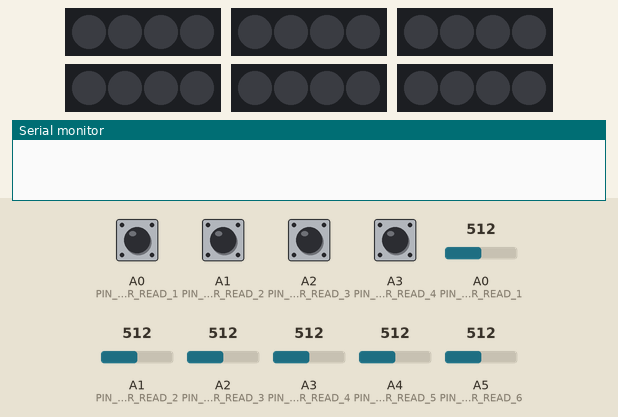
Recording of a sketch running on a simulated Arduino Uno, built with avr-gcc and run on an emulated ATmega328P. Parts: 6 × 4 RGB LEDs in strip order, left to right, the last lines printed to the serial monitor. The test bench sets the inputs (shaded band); at power-on: A0 (PIN_WATER_READ_1), A1 (PIN_WATER_READ_2), A2 (PIN_WATER_READ_3), A3 (PIN_WATER_READ_4) HIGH, A0 (PIN_WATER_READ_1) = 512, A1 (PIN_WATER_READ_2) = 512, A2 (PIN_WATER_READ_3) = 512, A3 (PIN_WATER_READ_4) = 512, A4 (PIN_WATER_READ_5) = 512, A5 (PIN_WATER_READ_6) = 512.

Above: at 1.2 s.
1.3 s: A0 (PIN_WATER_READ_1) pulled LOW for 0.2 s
At 1.46 s:
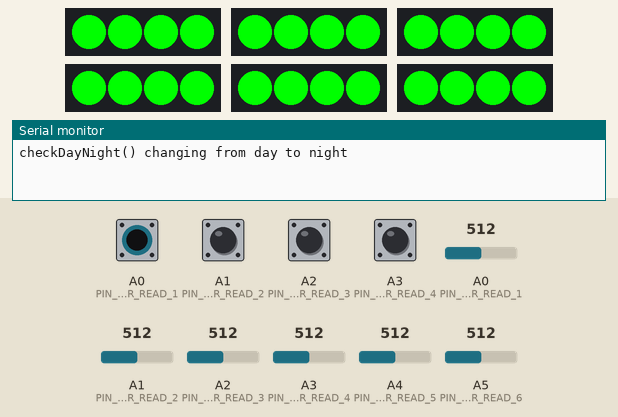
3.0 s: A0 (PIN_WATER_READ_1) set to 716
At 3.19 s:
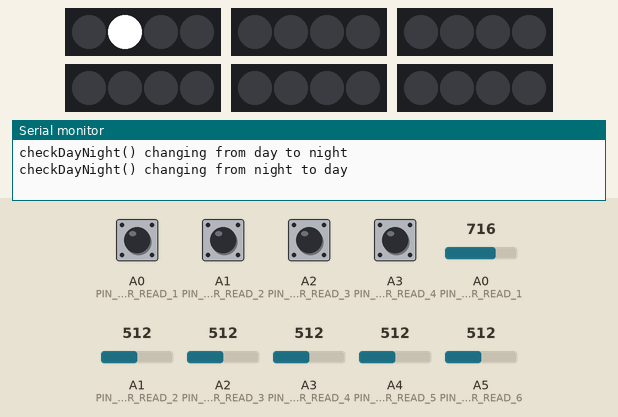
5.2 s: A1 (PIN_WATER_READ_2) set to 716
At 5.32 s:
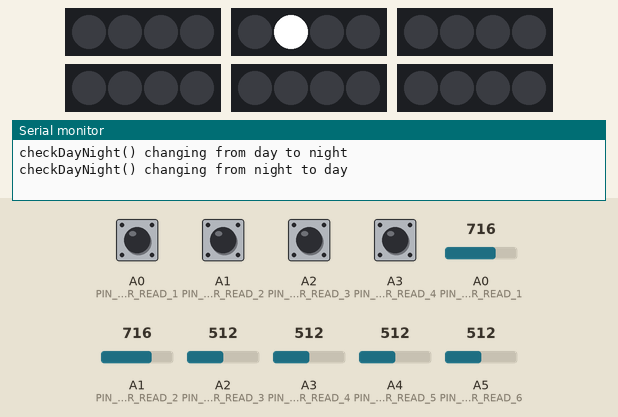
7.3 s: A2 (PIN_WATER_READ_3) set to 716
At 7.45 s:
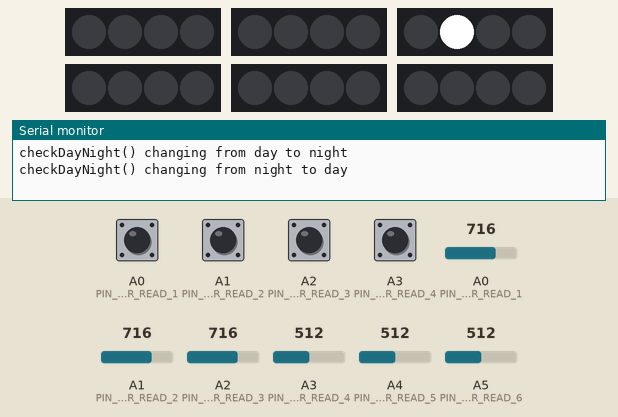
9.5 s: A3 (PIN_WATER_READ_4) set to 716
At 9.74 s:
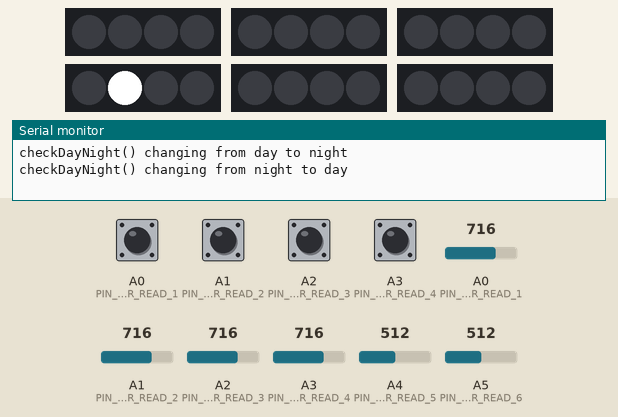
11.8 s: A4 (PIN_WATER_READ_5) set to 716
At 12.02 s:
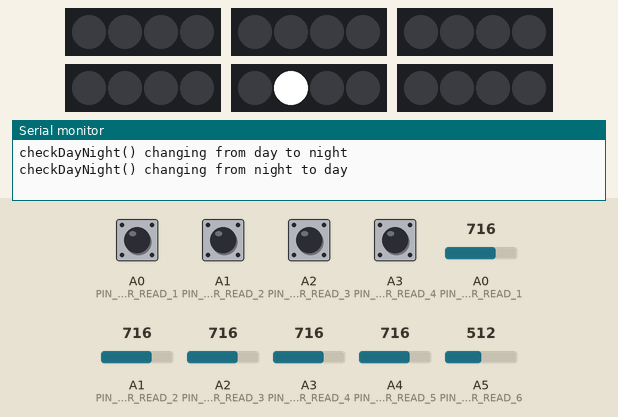
Timing chart, 0 to 14.8 s (numbered marks = the images above; inputs shaded):
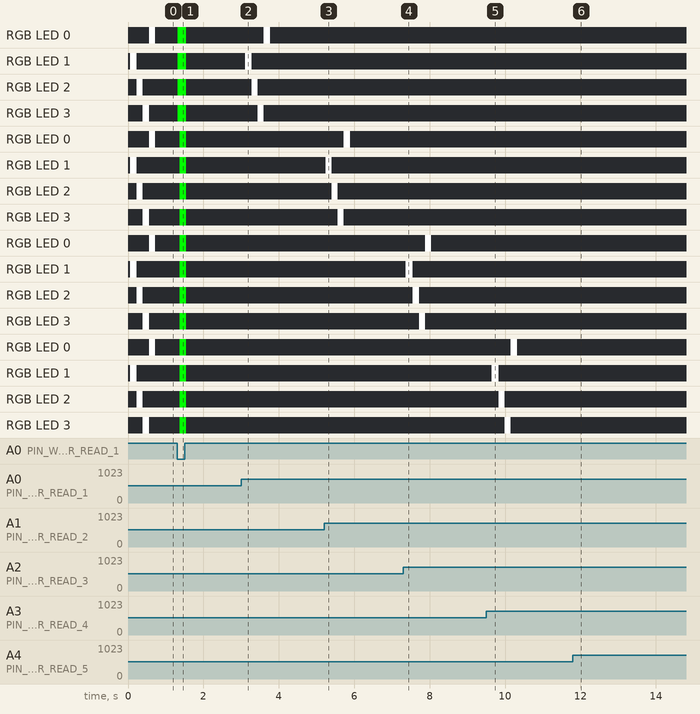

The sketch:

pixel_test_v4.ino
```cpp
#include <Adafruit_NeoPixel.h>

// Define water sensor pins
#define PIN_WATER_READ_1 A0
#define PIN_WATER_READ_2 A1
#define PIN_WATER_READ_3 A2
#define PIN_WATER_READ_4 A3
#define PIN_WATER_READ_5 A4
#define PIN_WATER_READ_6 A5
#define PIN_WATER_POWER_1 8
#define PIN_WATER_POWER_2 9
#define PIN_WATER_POWER_3 10
#define PIN_WATER_POWER_4 11
#define PIN_WATER_POWER_5 12
#define PIN_WATER_POWER_6 13

// Define neopixel pins
#define PIN_NEOPIXEL_1 2
#define PIN_NEOPIXEL_2 3
#define PIN_NEOPIXEL_3 4
#define PIN_NEOPIXEL_4 5
#define PIN_NEOPIXEL_5 6
#define PIN_NEOPIXEL_6 7

// Define push button pins
#define PIN_DAY_NIGHT 14
#define PIN_GRENADE 15
#define PIN_MIST 16
#define PIN_STREAM 17

// Define animation constants
#define NUM_PIXELS 4
#define THRESHOLD 3
#define DEFAULT_FLASH 0
#define DEFAULT_DRAIN 0
#define GLOW_INCREMENT 25
#define FLASH_INCREMENT 1
#define RIPPLE_INCREMENT 25
#define DRAIN_INCREMENT 1
#define RIPPLE_THRESHOLD 50

Adafruit_NeoPixel NP1(NUM_PIXELS, PIN_NEOPIXEL_1, NEO_GRB + NEO_KHZ800);
Adafruit_NeoPixel NP2(NUM_PIXELS, PIN_NEOPIXEL_2, NEO_GRB + NEO_KHZ800);
Adafruit_NeoPixel NP3(NUM_PIXELS, PIN_NEOPIXEL_3, NEO_GRB + NEO_KHZ800);
Adafruit_NeoPixel NP4(NUM_PIXELS, PIN_NEOPIXEL_4, NEO_GRB + NEO_KHZ800);
Adafruit_NeoPixel NP5(NUM_PIXELS, PIN_NEOPIXEL_5, NEO_GRB + NEO_KHZ800);
Adafruit_NeoPixel NP6(NUM_PIXELS, PIN_NEOPIXEL_6, NEO_GRB + NEO_KHZ800);

// Determine animation type
int animation_type = 2;

// Determine if animation is played
float prev_value_1 = 0;
float prev_value_2 = 0;
float prev_value_3 = 0;
float prev_value_4 = 0;
float prev_value_5 = 0;
float prev_value_6 = 0;
bool prev_anim_1 = false;
bool prev_anim_2 = false;
bool prev_anim_3 = false;
bool prev_anim_4 = false;
bool prev_anim_5 = false;
bool prev_anim_6 = false;

// For glow animation
int default_glow = 5;
int curr_glow_1 = default_glow;
int increase_glow_1 = 0;
int curr_glow_2 = default_glow;
int increase_glow_2 = 0;
int curr_glow_3 = default_glow;
int increase_glow_3 = 0;
int curr_glow_4 = default_glow;
int increase_glow_4 = 0;
int curr_glow_5 = default_glow;
int increase_glow_5 = 0;
int curr_glow_6 = default_glow;
int increase_glow_6 = 0;

// For flash animation
int curr_flash_1 = DEFAULT_FLASH;
int curr_flash_2 = DEFAULT_FLASH;
int curr_flash_3 = DEFAULT_FLASH;
int curr_flash_4 = DEFAULT_FLASH;
int curr_flash_5 = DEFAULT_FLASH;
int curr_flash_6 = DEFAULT_FLASH;

// For ripple animation
int default_ripple = 0;
int curr_ripple_1 = default_ripple;
int curr_ripple_2 = default_ripple;
int curr_ripple_3 = default_ripple;
int curr_ripple_4 = default_ripple;
int curr_ripple_5 = default_ripple;
int curr_ripple_6 = default_ripple;

// For drain animation
int curr_drain_1 = DEFAULT_DRAIN;
int curr_drain_2 = DEFAULT_DRAIN;
int curr_drain_3 = DEFAULT_DRAIN;
int curr_drain_4 = DEFAULT_DRAIN;
int curr_drain_5 = DEFAULT_DRAIN;
int curr_drain_6 = DEFAULT_DRAIN;

void setup() {
  // Set up water sensors
  pinMode(PIN_WATER_READ_1, INPUT);
  pinMode(PIN_WATER_POWER_1, OUTPUT);
  digitalWrite(PIN_WATER_POWER_1, LOW);
  pinMode(PIN_WATER_READ_2, INPUT);
  pinMode(PIN_WATER_POWER_2, OUTPUT);
  digitalWrite(PIN_WATER_POWER_2, LOW);
  pinMode(PIN_WATER_READ_3, INPUT);
  pinMode(PIN_WATER_POWER_3, OUTPUT);
  digitalWrite(PIN_WATER_POWER_3, LOW);
  pinMode(PIN_WATER_READ_4, INPUT);
  pinMode(PIN_WATER_POWER_4, OUTPUT);
  digitalWrite(PIN_WATER_POWER_4, LOW);
  pinMode(PIN_WATER_READ_5, INPUT);
  pinMode(PIN_WATER_POWER_5, OUTPUT);
  digitalWrite(PIN_WATER_POWER_5, LOW);
  pinMode(PIN_WATER_READ_6, INPUT);
  pinMode(PIN_WATER_POWER_6, OUTPUT);
  digitalWrite(PIN_WATER_POWER_6, LOW);
  // Set up buttons
  pinMode(PIN_DAY_NIGHT, INPUT_PULLUP);
  pinMode(PIN_GRENADE, INPUT_PULLUP);
  pinMode(PIN_MIST, INPUT_PULLUP);
  pinMode(PIN_STREAM, INPUT_PULLUP);
  // Set up neopixel strips
  NP1.begin();
  NP2.begin();
  NP3.begin();
  NP4.begin();
  NP5.begin();
  NP6.begin();
  // For debugging
  Serial.begin(9600);
}

void loop() {
  // Read the button and sensor values
  checkDayNight();
  checkAnimationType();
  // Check on each flower
  checkFlower(PIN_WATER_POWER_1, PIN_WATER_READ_1, NP1, prev_value_1, prev_anim_1, curr_glow_1, increase_glow_1, curr_flash_1, curr_ripple_1, curr_drain_1);
  checkFlower(PIN_WATER_POWER_2, PIN_WATER_READ_2, NP2, prev_value_2, prev_anim_2, curr_glow_2, increase_glow_2, curr_flash_2, curr_ripple_2, curr_drain_2);
  checkFlower(PIN_WATER_POWER_3, PIN_WATER_READ_3, NP3, prev_value_3, prev_anim_3, curr_glow_3, increase_glow_3, curr_flash_3, curr_ripple_3, curr_drain_3);
  checkFlower(PIN_WATER_POWER_4, PIN_WATER_READ_4, NP4, prev_value_4, prev_anim_4, curr_glow_4, increase_glow_4, curr_flash_4, curr_ripple_4, curr_drain_4);
  checkFlower(PIN_WATER_POWER_5, PIN_WATER_READ_5, NP5, prev_value_5, prev_anim_5, curr_glow_5, increase_glow_5, curr_flash_5, curr_ripple_5, curr_drain_5);
  checkFlower(PIN_WATER_POWER_6, PIN_WATER_READ_6, NP6, prev_value_6, prev_anim_6, curr_glow_6, increase_glow_6, curr_flash_6, curr_ripple_6, curr_drain_6);
  // Delay till the next iteration
  delay(100);
}

float checkWater(int difference) {
  // From water sensor calibration graph
  float result = exp((float(difference) - 172.27) / 88.491);
  // For debugging
  /*Serial.print("checkWater() difference ");
  Serial.print(difference);
  Serial.print(" result ");
  Serial.println(result);*/
  return result;
}

void checkDayNight() {
  int state = digitalRead(PIN_DAY_NIGHT);
  if (state == LOW) {
    // Reverse glow animation values
    default_glow = 255 - default_glow;
    curr_glow_1 = 255 - curr_glow_1;
    curr_glow_2 = 255 - curr_glow_2;
    curr_glow_3 = 255 - curr_glow_3;
    curr_glow_4 = 255 - curr_glow_4;
    curr_glow_5 = 255 - curr_glow_5;
    curr_glow_6 = 255 - curr_glow_6;
    increase_glow_1 = 1 - increase_glow_1;
    increase_glow_2 = 1 - increase_glow_2;
    increase_glow_3 = 1 - increase_glow_3;
    increase_glow_4 = 1 - increase_glow_4;
    increase_glow_5 = 1 - increase_glow_5;
    increase_glow_6 = 1 - increase_glow_6;
    // Reverse ripple animation values
    default_ripple = 255 - default_ripple;
    curr_ripple_1 = 255 - curr_ripple_1;
    curr_ripple_2 = 255 - curr_ripple_2;
    curr_ripple_3 = 255 - curr_ripple_3;
    curr_ripple_4 = 255 - curr_ripple_4;
    curr_ripple_5 = 255 - curr_ripple_5;
    curr_ripple_6 = 255 - curr_ripple_6;
    // Set all to previously animating
    prev_anim_1 = true;
    prev_anim_2 = true;
    prev_anim_3 = true;
    prev_anim_4 = true;
    prev_anim_5 = true;
    prev_anim_6 = true;
    // For debugging
    Serial.print("checkDayNight() changing from ");
    Serial.print(default_glow == 250 ? "day" : "night");
    Serial.print(" to ");
    Serial.println(default_glow == 250 ? "night" : "day");
  }
}

int checkAnimationType() {
  int grenade_state = digitalRead(PIN_GRENADE);
  int mist_state = digitalRead(PIN_MIST);
  int stream_state = digitalRead(PIN_STREAM);
  // Change the animation type if any of the buttons are pressed
  bool prev_anim = false;
  if (grenade_state == LOW) {
    prev_anim = animation_type != 0;
    animation_type = 0;
  }
  else if (mist_state == LOW) {
    prev_anim = animation_type != 1;
    animation_type = 1;
  }
  else if (stream_state == LOW) {
    prev_anim = animation_type != 2;
    animation_type = 2;
  }
  else
    return;
  if (prev_anim) {
    // Set all to previously animating
    prev_anim_1 = true;
    prev_anim_2 = true;
    prev_anim_3 = true;
    prev_anim_4 = true;
    prev_anim_5 = true;
    prev_anim_6 = true;
  }
  // For debugging
  Serial.print("checkAnimationType() changing animation type to ");
  Serial.println(animation_type == 0 ? "grenade" : animation_type == 1 ? "mist" : "stream");
}

void checkFlower(int pin_water_power, int pin_water_read, Adafruit_NeoPixel &np, float &prev_value, bool &prev_anim, int &curr_glow, int &increase_glow, int &curr_flash, int &curr_ripple, int &curr_drain) {
  // Read the water sensor value
  int sensor_value = readSensor(pin_water_power, pin_water_read);
  float curr_value = checkWater(sensor_value);
  int max_ripple = default_ripple + pow(-1, int(default_ripple == 255)) * 250;
  // For debugging
  /*Serial.print("checkFlower() prev ");
  Serial.print(prev_value);
  Serial.print(" curr ");
  Serial.println(curr_value);*/
  // Check if the value has decreased
  if (prev_value - curr_value >= THRESHOLD) {
    prev_anim = true;
    curr_glow = default_glow;
    curr_flash = DEFAULT_FLASH;
    curr_ripple = default_ripple;
    drain(np, curr_drain, 255, 255, 255);
  }
  // Check if the value has increased
  else if (curr_value - prev_value >= THRESHOLD) {
    prev_anim = true;
    curr_drain = DEFAULT_DRAIN;
    if (animation_type == 0)
      ripple(np, curr_ripple, max_ripple, 255, 0, 0);
    else if (animation_type == 1)
      glow(np, curr_glow, increase_glow, 0, 0, 255);
    else  // animation_type == 2
      flash(np, curr_flash, 255, 255, 255);
  }
  // Check if the drain animation is still supposed to be playing
  else if (curr_drain > DEFAULT_DRAIN) {
    prev_anim = true;
    drain(np, curr_drain, 255, 255, 255);
  }
  else if (animation_type == 0 && (curr_ripple_1 != default_ripple || curr_ripple_2 != default_ripple || curr_ripple_3 != default_ripple || curr_ripple_4 != default_ripple || curr_ripple_5 != default_ripple || curr_ripple_6 != default_ripple)) {
    int threshold_ripple = max_ripple + pow(-1, int(default_ripple == 0)) * RIPPLE_THRESHOLD;
    // Check if the flower should start a ripple animation from another flower
    if ((pin_water_power == PIN_WATER_POWER_1 && curr_ripple_1 == default_ripple && (curr_ripple_2 == threshold_ripple || curr_ripple_3 == threshold_ripple)) ||
        (pin_water_power == PIN_WATER_POWER_2 && curr_ripple_2 == default_ripple && (curr_ripple_1 == threshold_ripple || curr_ripple_3 == threshold_ripple || curr_ripple_4 == threshold_ripple || curr_ripple_5 == threshold_ripple)) ||
        (pin_water_power == PIN_WATER_POWER_3 && curr_ripple_3 == default_ripple && (curr_ripple_1 == threshold_ripple || curr_ripple_2 == threshold_ripple || curr_ripple_5 == threshold_ripple || curr_ripple_6 == threshold_ripple)) ||
        (pin_water_power == PIN_WATER_POWER_4 && curr_ripple_4 == default_ripple && (curr_ripple_2 == threshold_ripple || curr_ripple_5 == threshold_ripple)) ||
        (pin_water_power == PIN_WATER_POWER_5 && curr_ripple_5 == default_ripple && (curr_ripple_2 == threshold_ripple || curr_ripple_3 == threshold_ripple || curr_ripple_4 == threshold_ripple || curr_ripple_6 == threshold_ripple)) ||
        (pin_water_power == PIN_WATER_POWER_6 && curr_ripple_6 == default_ripple && (curr_ripple_3 == threshold_ripple || curr_ripple_5 == threshold_ripple))) {
      prev_anim = true;
      ripple(np, curr_ripple, max_ripple, 255, 0, 0);
    }
    // Check if the ripple animation is still supposed to be playing
    else if (curr_ripple != default_ripple) {
      prev_anim = true;
      ripple(np, curr_ripple, curr_ripple + pow(-1, int(default_ripple == 0)) * RIPPLE_INCREMENT, 255, 0, 0);
    }
  }
  // Check if the glow animation is still supposed to be playing
  else if (animation_type == 1 && curr_glow != default_glow) {
    prev_anim = true;
    glow(np, curr_glow, increase_glow, 0, 0, 255);
  }
  // Check if the flash animation is still supposed to be playing
  else if (animation_type == 2 && curr_flash > DEFAULT_FLASH) {
    prev_anim = true;
    flash(np, curr_flash, 255, 255, 255);
  }
  // Refresh light display to default state if previously animating
  else if (prev_anim) {
    prev_anim = false;
    // Day mode - off by default; night mode - on by default
    if (default_glow == 250 || default_ripple == 255) {
      for (int pixel = 0; pixel < NUM_PIXELS; pixel++)
        np.setPixelColor(pixel, animation_type == 0 ? np.Color(255, 0, 0) : animation_type == 1 ? np.Color(0, 0, 255) : np.Color(0, 255, 0));
    }
    else
      np.clear();
    np.show();
  }
  prev_value = curr_value;
}

int readSensor(int pin_water_power, int pin_water_read) {
  digitalWrite(pin_water_power, HIGH);
  delay(10);
  int val = analogRead(pin_water_read);
  digitalWrite(pin_water_power, LOW);
  return val;
}

void glow(Adafruit_NeoPixel &np, int &curr_glow, int &increase_glow, int r, int g, int b) {
  //Serial.println("glowing"); // For debugging
  np.clear();
  curr_glow += pow(-1, increase_glow) * GLOW_INCREMENT;
  for (int pixel = 0; pixel < NUM_PIXELS; pixel++)
    np.setPixelColor(pixel, np.Color(r * curr_glow / 255, g * curr_glow / 255, b * curr_glow / 255));
  np.show();
  if (curr_glow == default_glow || curr_glow == 250 + pow(-1, int(default_glow == 250)) * default_glow)
    increase_glow = 1 - increase_glow;
}

void flash(Adafruit_NeoPixel &np, int &curr_flash, int r, int g, int b) {
  //Serial.println("flashing"); // For debugging
  np.clear();
  curr_flash = (curr_flash + FLASH_INCREMENT) % NUM_PIXELS;
  if (default_glow == 5)
    np.setPixelColor(curr_flash, np.Color(r, g, b));
  else {
    for (int pixel = 0; pixel < NUM_PIXELS; pixel++) {
      if (pixel == curr_flash)
        continue;
      np.setPixelColor(pixel, np.Color(r, g, b));
    }
  }
  np.show();
}

void ripple(Adafruit_NeoPixel &np, int &curr_ripple, int new_ripple, int r, int g, int b) {
  //Serial.println("rippling");  // For debugging
  np.clear();
  curr_ripple = new_ripple;
  for (int pixel = 0; pixel < NUM_PIXELS; pixel++)
    np.setPixelColor(pixel, np.Color(r * curr_ripple / 255, g * curr_ripple / 255, b * curr_ripple / 255));
  np.show();
}

void drain(Adafruit_NeoPixel &np, int &curr_drain, int r, int g, int b) {
  //Serial.println("draining"); // For debugging
  np.clear();
  curr_drain -= DRAIN_INCREMENT;
  if (curr_drain < 0)
    curr_drain += NUM_PIXELS;
  if (default_glow == 5)
    np.setPixelColor(curr_drain, np.Color(r, g, b));
  else {
    for (int pixel = 0; pixel < NUM_PIXELS; pixel++) {
      if (pixel == curr_drain)
        continue;
      np.setPixelColor(pixel, np.Color(r, g, b));
    }
  }
  np.show();
}
```

Measured:
- after the input at 1.3 s, RGB LED 0–3: off → RGB(0, 255, 0) at once, → off 0.22 s later; RGB LED 0–3, RGB LED 0–3, RGB LED 0–3, RGB LED 0–3, RGB LED 0–3: off → RGB(0, 255, 0) after 0.08 s, → off 0.16 s later
- after the input at 3.0 s, RGB LED 0: off → RGB(255, 255, 255) after 0.60 s, → off 0.16 s later; RGB LED 1: off → RGB(255, 255, 255) after 0.12 s, → off 0.16 s later; RGB LED 2: off → RGB(255, 255, 255) after 0.28 s, → off 0.16 s later; RGB LED 3: off → RGB(255, 255, 255) after 0.44 s, → off 0.16 s later
- after the input at 5.2 s, RGB LED 0: off → RGB(255, 255, 255) after 0.53 s, → off 0.16 s later; RGB LED 1: off → RGB(255, 255, 255) at once, → off 0.16 s later; RGB LED 2: off → RGB(255, 255, 255) after 0.20 s, → off 0.16 s later; RGB LED 3: off → RGB(255, 255, 255) after 0.36 s, → off 0.16 s later
- after the input at 7.3 s, RGB LED 0: off → RGB(255, 255, 255) after 0.58 s, → off 0.16 s later; RGB LED 1: off → RGB(255, 255, 255) after 0.06 s, → off 0.19 s later; RGB LED 2: off → RGB(255, 255, 255) after 0.26 s, → off 0.16 s later; RGB LED 3: off → RGB(255, 255, 255) after 0.42 s, → off 0.16 s later
- after the input at 9.5 s, RGB LED 0: off → RGB(255, 255, 255) after 0.66 s, → off 0.16 s later; RGB LED 1: off → RGB(255, 255, 255) after 0.15 s, → off 0.18 s later; RGB LED 2: off → RGB(255, 255, 255) after 0.33 s, → off 0.16 s later; RGB LED 3: off → RGB(255, 255, 255) after 0.50 s, → off 0.16 s later
- after the input at 11.8 s, RGB LED 0: off → RGB(255, 255, 255) after 0.63 s, → off 0.16 s later; RGB LED 1: off → RGB(255, 255, 255) after 0.13 s, → off 0.17 s later; RGB LED 2: off → RGB(255, 255, 255) after 0.31 s, → off 0.16 s later; RGB LED 3: off → RGB(255, 255, 255) after 0.47 s, → off 0.16 s later
